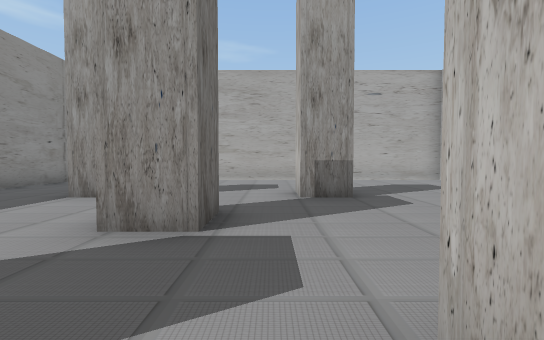
View 1 (above)

13 first-person views from a walk through a Unity game level. The camera is 1.4 m above the floor, tilts 2° down and sees 90° across. The floor is counted in squares, 2 m on a side. Each view is taken from the middle of a square. On the plan, view 1 faces up. The plan holds only what a view shows up to about 9 squares ahead; the rest is blank. The player character is not drawn.

View 2
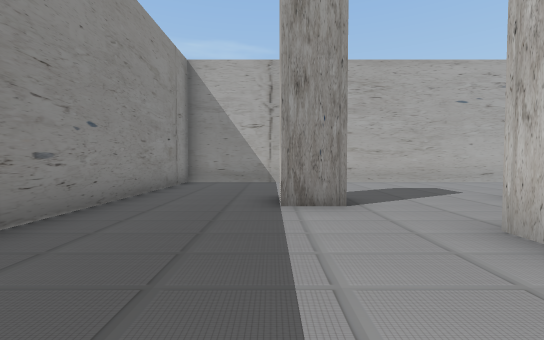

View 3
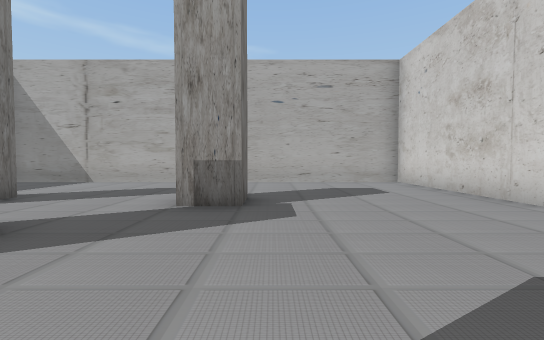

View 4
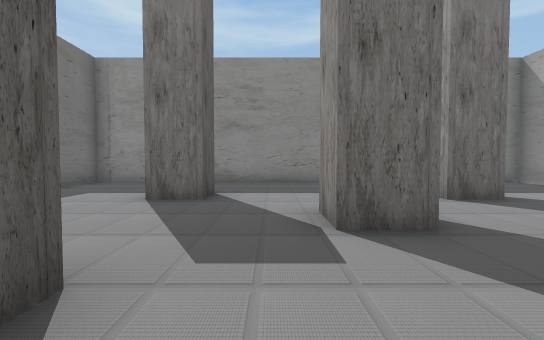

View 5
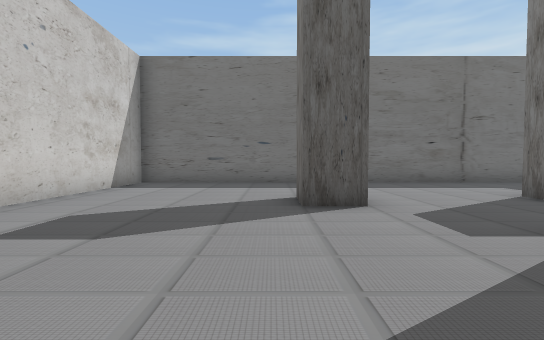

View 6
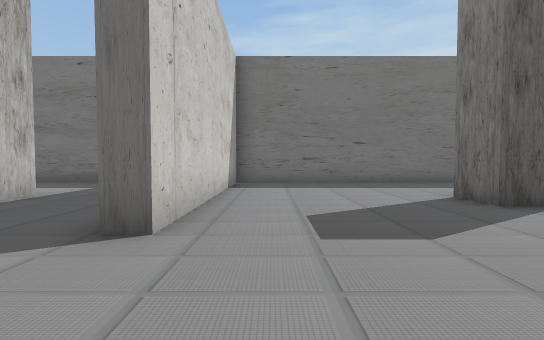

View 7
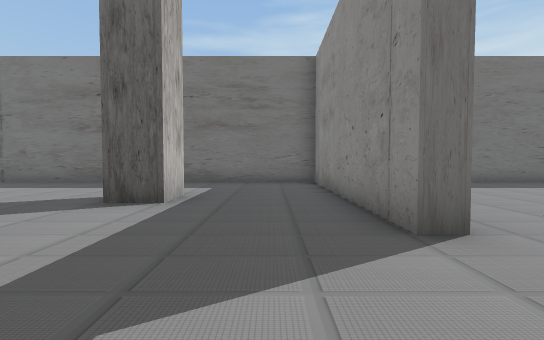

View 8
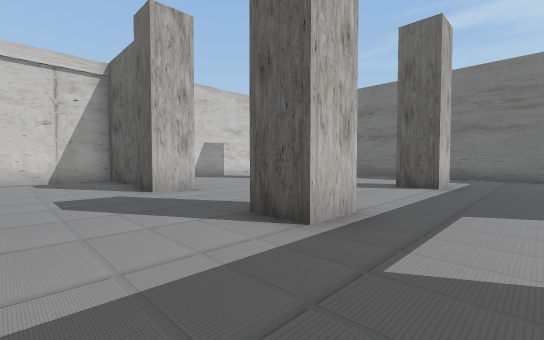

View 9
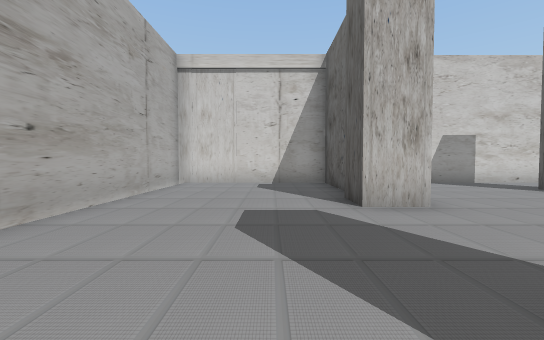

View 10
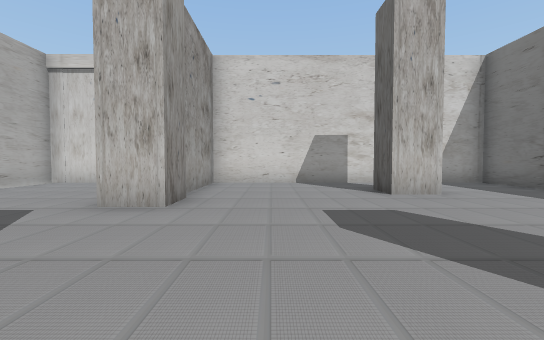

View 11
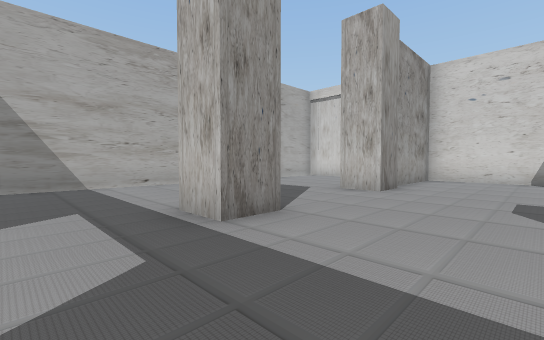

View 12
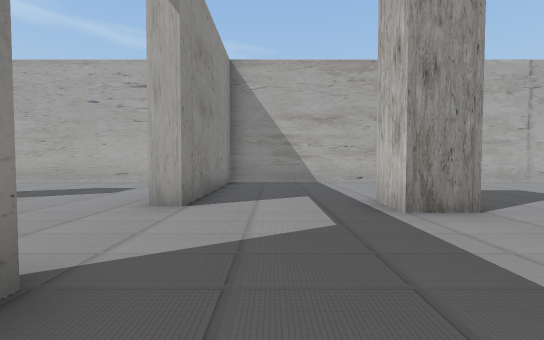

View 13
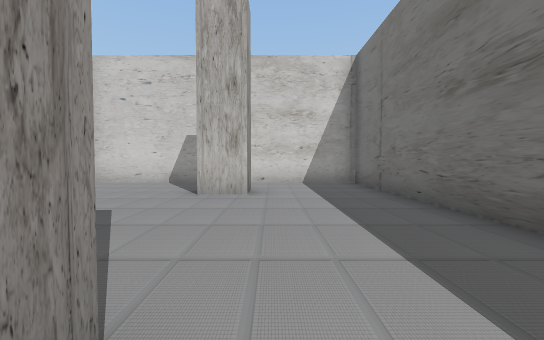

### Floor plan
Points are (right, up) in squares from view 1. A wall is a line through its corners. A room is listed if a view was taken in it or the views show most of it. See-through windows are left out.
Room 1 (views 1, 2, 3, 4, 5, 6)
walls: (-0.7, 3.8) (-0.7, 2.6) (-1.8, 2.6); (-1.7, 3.2) (-1.7, 3.8); (0.5, 0.9) (1.5, 0.9) (1.5, -0.2); (1.5, 6.1) (1.5, 5.1) (0.5, 5.1) (0.5, 6.1); (-2.9, 6.2) (-2.9, 5.1) (-3.9, 5.1) (-3.9, 5.8); (-3.9, 0.9) (-2.9, 0.9) (-2.9, -0.4); (6.6, 5.1) (6.1, 5.1) (6.1, 9.9) (-6.7, 9.9) (-6.7, 0.1); (-6.7, -2) (-6.7, -3.6) (6.1, -3.6) (6.1, 2.5) (6.6, 2.5)
ways out: opening at (7, 3.5) to room 2
Room 2 (views 7, 8, 9, 10, 11, 12, 13)
walls: (10.9, 4.6) (9.8, 4.6) (9.8, 5.6) (10.9, 5.6); (15.1, 4.6) (14.1, 4.6) (14.1, 5.6) (15.1, 5.6); (15.9, 5.3) (18.5, 5.3) (18.5, 9.9) (12.9, 9.9); (10.9, -0.5) (10.4, -0.5); (9.8, -0.5) (9.8, 0.5) (10.9, 0.5); (16.4, -0.5) (15.6, -0.5) (15.6, 0.5) (16.6, 0.5); (6.6, 2.5) (6.6, -3.6) (18.5, -3.6) (18.5, 4.8) (15.6, 4.8); (11.9, 9.9) (6.6, 9.9) (6.6, 5.1)
ways out: opening at (7, 3.5) to room 1

Where each view was taken, in squares from view 1:
view 1: 0 up, 0 right, facing up
view 2: 1 up, 4 left, facing up
view 3: 1 up, 2 right, facing up
view 4: 2 up, 2 right, facing left
view 5: 5 up, 2 right, facing down
view 6: 5 up, 5 right, facing down
view 7: 5 up, 8 right, facing down
view 8: 8 up, 8 right, facing down-right
view 9: 7 up, 10 right, facing right
view 10: 3 up, 10 right, facing right
view 11: 2 up, 8 right, facing up-right
view 12: 1 up, 8 right, facing up
view 13: 1 down, 10 right, facing right
